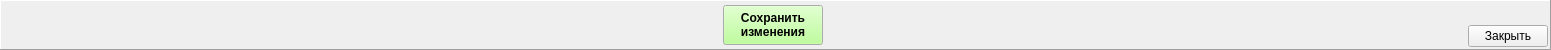
    <widget class="QFrame" name="frame">
     <property name="maximumSize">
      <size>
       <width>16777215</width>
       <height>50</height>
      </size>
     </property>
     <property name="frameShape">
      <enum>QFrame::Panel</enum>
     </property>
     <property name="frameShadow">
      <enum>QFrame::Raised</enum>
     </property>
     <layout class="QHBoxLayout" name="horizontalLayout_5">
      <property name="leftMargin">
       <number>2</number>
      </property>
      <property name="topMargin">
       <number>2</number>
      </property>
      <property name="rightMargin">
       <number>2</number>
      </property>
      <property name="bottomMargin">
       <number>2</number>
      </property>
      <item>
       <widget class="QFrame" name="frame">
        <property name="minimumSize">
         <size>
          <width>75</width>
          <height>0</height>
         </size>
        </property>
        <property name="frameShape">
         <enum>QFrame::NoFrame</enum>
        </property>
        <property name="frameShadow">
         <enum>QFrame::Raised</enum>
        </property>
       </widget>
      </item>
      <item>
       <spacer name="horizontalSpacer">
        <property name="orientation">
         <enum>Qt::Horizontal</enum>
        </property>
        <property name="sizeHint" stdset="0">
         <size>
          <width>639</width>
          <height>20</height>
         </size>
        </property>
       </spacer>
      </item>
      <item>
       <widget class="QPushButton" name="bn_save">
        <property name="minimumSize">
         <size>
          <width>100</width>
          <height>40</height>
         </size>
        </property>
        <property name="palette">
         <palette>
          <active>
           <colorrole role="Button">
            <brush brushstyle="SolidPattern">
             <color alpha="255">
              <red>170</red>
              <green>255</green>
              <blue>127</blue>
             </color>
            </brush>
           </colorrole>
          </active>
          <inactive>
           <colorrole role="Button">
            <brush brushstyle="SolidPattern">
             <color alpha="255">
              <red>170</red>
              <green>255</green>
              <blue>127</blue>
             </color>
            </brush>
           </colorrole>
          </inactive>
          <disabled>
           <colorrole role="Button">
            <brush brushstyle="SolidPattern">
             <color alpha="255">
              <red>170</red>
              <green>255</green>
              <blue>127</blue>
             </color>
            </brush>
           </colorrole>
          </disabled>
         </palette>
        </property>
        <property name="font">
         <font>
          <weight>75</weight>
          <bold>true</bold>
         </font>
        </property>
        <property name="text">
         <string>Сохранить
изменения</string>
        </property>
       </widget>
      </item>
      <item>
       <spacer name="horizontalSpacer_2">
        <property name="orientation">
         <enum>Qt::Horizontal</enum>
        </property>
        <property name="sizeHint" stdset="0">
         <size>
          <width>639</width>
          <height>20</height>
         </size>
        </property>
       </spacer>
      </item>
      <item>
       <layout class="QVBoxLayout" name="verticalLayout">
        <property name="spacing">
         <number>0</number>
        </property>
        <property name="leftMargin">
         <number>0</number>
        </property>
        <property name="topMargin">
         <number>0</number>
        </property>
        <property name="rightMargin">
         <number>0</number>
        </property>
        <property name="bottomMargin">
         <number>0</number>
        </property>
        <item>
         <spacer name="verticalSpacer_2">
          <property name="orientation">
           <enum>Qt::Vertical</enum>
          </property>
          <property name="sizeHint" stdset="0">
           <size>
            <width>2</width>
            <height>2</height>
           </size>
          </property>
         </spacer>
        </item>
        <item>
         <widget class="QPushButton" name="bn_cansel">
          <property name="minimumSize">
           <size>
            <width>75</width>
            <height>0</height>
           </size>
          </property>
          <property name="font">
           <font>
            <weight>50</weight>
            <bold>false</bold>
           </font>
          </property>
          <property name="text">
           <string>Закрыть</string>
          </property>
         </widget>
        </item>
       </layout>
      </item>
     </layout>
    </widget>
